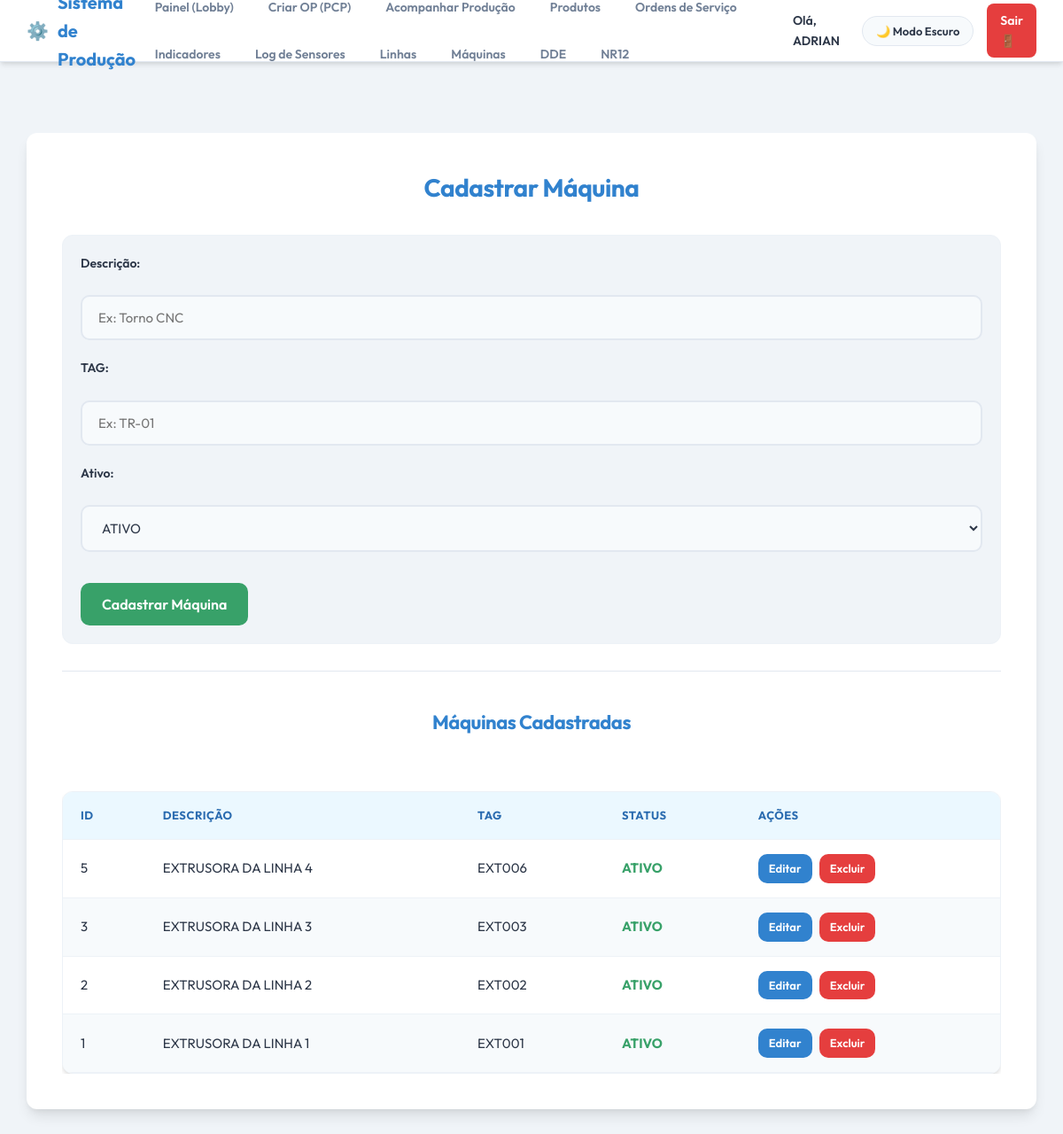
Screenshot of /pages/maquinas.php (signed in) with the database file from the repository.
### tables this page shows
CREATE TABLE `tab_maq` (
  `MAQ_ID` int NOT NULL AUTO_INCREMENT,
  `MAQ_DESC` varchar(100) NOT NULL,
  `MAQ_TAG` varchar(100) NOT NULL,
  `MAQ_ATIVO` varchar(100) NOT NULL,
  `MAQ_IMPACTO_PRODUCAO` tinyint DEFAULT '1',
  PRIMARY KEY (`MAQ_ID`),
  UNIQUE KEY `MAQ_TAG` (`MAQ_TAG`)
);

### controllers/MaquinaController.php (called while the page is built, shortened)
<?php
require_once dirname(__DIR__) . '/models/Maquina.php';
class MaquinaController {
    private $maquinaModel;
    public function __construct($conn) {
        $this->maquinaModel = new Maquina($conn);
    }
    public function getEditData() {
        return null;
    }
    public function getAllData() {
        return $this->maquinaModel->getAll();
    }
}
?>

### models/Maquina.php (called while the page is built, shortened)
<?php
class Maquina {
    private $conn;
    public function __construct($db) {
        $this->conn = $db;
    }
    public function getAll() {
        $result = $this->conn->query("SELECT * FROM TAB_MAQ ORDER BY MAQ_ID DESC");
        return $result->fetch_all(MYSQLI_ASSOC);
    }
}
?>

### pages/maquinas.php (the view, shortened to what this page needs)
<?php
include('../php/conexao.php');
require_once '../controllers/MaquinaController.php';
$controller = new MaquinaController($conn);
$controller->handleRequest();
$maqEdit = $controller->getEditData();
$todasMaquinas = $controller->getAllData();
?>
<!DOCTYPE html>
<html lang="pt-br">
<head>
    <link rel="stylesheet" href="../css/style.css">
</head>
<body>
<?php include_once dirname(__DIR__) . '/php/header.php'; ?>
    <div class="container">
        <h2><?php echo $maqEdit ? 'Editar Máquina' : 'Cadastrar Máquina'; ?></h2>
        <div class="form-section">
            <form method="POST">
                <label>Descrição:</label>
                <input type="text" name="MAQ_DESC" value="<?php echo $maqEdit ? htmlspecialchars($maqEdit['MAQ_DESC']) : ''; ?>" required placeholder="Ex: Torno CNC">
                <label>TAG:</label>
                <input type="text" name="MAQ_TAG" value="<?php echo $maqEdit ? htmlspecialchars($maqEdit['MAQ_TAG']) : ''; ?>" required placeholder="Ex: TR-01">
                <label>Ativo:</label>
                <select name="MAQ_ATIVO">
                    <option value="ATIVO" <?php if ($maqEdit && $maqEdit['MAQ_ATIVO'] == 'ATIVO') echo 'selected'; ?>>ATIVO</option>
                </select>
                <div style="margin-top: 15px;">
                    <button type="submit" class="btn btn-success"><?php echo $maqEdit ? 'Atualizar Máquina' : 'Cadastrar Máquina'; ?></button>
                </div>
            </form>
        </div>
        <hr>
        <h3 style="margin-top: 40px;">Máquinas Cadastradas</h3>
        <div class="table-responsive">
            <table>
                <thead>
                    <tr>
                        <th>ID</th>
                        <th>Descrição</th>
                        <th>TAG</th>
                        <th>Status</th>
                        <th>Ações</th>
                    </tr>
                </thead>
                <tbody>
                    <?php
                    foreach ($todasMaquinas as $row) { ?>
                        <tr>
                            <td><?php echo $row['MAQ_ID']; ?></td>
                            <td><?php echo htmlspecialchars($row['MAQ_DESC']); ?></td>
                            <td><?php echo htmlspecialchars($row['MAQ_TAG']); ?></td>
                            <td>
                                <?php if ($row['MAQ_ATIVO'] == 'ATIVO'): ?>
                                    <span style="color: var(--success-color); font-weight: bold;">ATIVO</span>
                                <?php else: ?>
                                    <span style="color: var(--danger-color); font-weight: bold;">INATIVO</span>
                                <?php endif; ?>
                            </td>
                            <td>
                                <a href="maquinas.php?editar=<?php echo $row['MAQ_ID']; ?>" class="btn" style="padding: 6px 12px; font-size: 13px;">Editar</a>
                                <a href="?excluir=<?php echo $row['MAQ_ID']; ?>" class="btn btn-danger" style="padding: 6px 12px; font-size: 13px; margin-left: 5px;" onclick="return confirm('Tem certeza que deseja excluir esta máquina?');">Excluir</a>
                            </td>
                        </tr>
                    <?php } ?>
                </tbody>
            </table>
        </div>
    </div>
</body>
</html>

### css/style.css (style rules this page uses)
:root { --bg-color: #f0f4f8; --container-bg: #ffffff; --text-color: #2d3748; --text-muted: #718096; --primary-color: #3182ce; --primary-hover: #2b6cb0; --accent-color: #38b2ac; --input-bg: #f7fafc; --input-border: #e2e8f0; --table-bg: #ffffff; --table-border: #edf2f7; --table-header-bg: #ebf8ff; --table-header-text: #2b6cb0; --table-row-even: #f7fafc; --table-row-odd: #ffffff; --danger-color: #e53e3e; --success-color: #38a169; --warning-color: #d69e2e; --shadow-sm: 0 1px 2px 0 rgba(0, 0, 0, 0.05); --shadow-md: 0 4px 6px -1px rgba(0, 0, 0, 0.1), 0 2px 4px -1px rgba(0, 0, 0, 0.06); --shadow-lg: 0 10px 15px -3px rgba(0, 0, 0, 0.1), 0 4px 6px -2px rgba(0, 0, 0, 0.05); --border-radius: 12px; }
* { box-sizing: border-box; margin: 0; padding: 0; }
body { font-family: 'Outfit', sans-serif; background-color: var(--bg-color); color: var(--text-color); line-height: 1.6; transition: background-color 0.3s ease, color 0.3s ease; padding-bottom: 60px; }
.container, .login-container, .form-container, .form-os { width: 95%; max-width: 1500px; margin: 60px auto; background: var(--container-bg); padding: 40px; border-radius: var(--border-radius); box-shadow: var(--shadow-lg); transition: background-color 0.3s ease, box-shadow 0.3s ease; position: relative; }
h2, h3 { text-align: center; color: var(--primary-color); font-weight: 700; margin-bottom: 30px; letter-spacing: -0.5px; }
h2 { font-size: 28px; }
h3 { font-size: 22px; }
form { display: flex; flex-direction: column; gap: 20px; }
.form-section { padding: 20px; background: var(--bg-color); border-radius: var(--border-radius); border: 1px solid var(--table-border); margin-bottom: 20px; }
label { font-weight: 600; font-size: 14px; color: var(--text-color); margin-bottom: 5px; display: block; }
input, select, textarea { padding: 14px 18px; border: 2px solid var(--input-border); background: var(--input-bg); color: var(--text-color); border-radius: 10px; font-size: 15px; font-family: 'Outfit', sans-serif; transition: all 0.3s ease; width: 100%; }
button, .btn { background: var(--primary-color); color: #ffffff; font-weight: 600; padding: 14px 24px; border: none; border-radius: 10px; cursor: pointer; font-size: 16px; font-family: 'Outfit', sans-serif; transition: all 0.3s ease; display: inline-block; text-align: center; text-decoration: none; white-space: nowrap; }
.btn-success, button[style*="background-color: #28a745"], button[style*="background:#28a745"] { background: var(--success-color) !important; }
.btn-danger, button[style*="background-color: #ff0000"] { background: var(--danger-color) !important; }
.table-responsive { overflow-x: auto; }
table { width: 100%; border-collapse: separate; border-spacing: 0; background-color: var(--table-bg); font-size: 15px; border-radius: var(--border-radius); overflow: hidden; box-shadow: var(--shadow-md); margin-top: 30px; border: 1px solid var(--table-border); }
th, td { padding: 16px 20px; text-align: left; border-bottom: 1px solid var(--table-border); white-space: nowrap; }
th { background-color: var(--table-header-bg); color: var(--table-header-text); font-weight: 700; text-transform: uppercase; font-size: 13px; letter-spacing: 0.5px; }
td { color: var(--text-color); }
tbody tr { transition: background-color 0.2s ease; }
tbody tr:nth-child(even) { background-color: var(--table-row-even); }
tbody tr:nth-child(odd) { background-color: var(--table-row-odd); }
hr { border: none; border-top: 1px solid var(--input-border); margin: 30px 0; }

### rows the page displays
tab_maq: MAQ_ID "5", MAQ_DESC "EXTRUSORA DA LINHA 4", MAQ_TAG "EXT006", MAQ_ATIVO "ATIVO"
tab_maq: MAQ_ID "3", MAQ_DESC "EXTRUSORA DA LINHA 3", MAQ_TAG "EXT003", MAQ_ATIVO "ATIVO"
tab_maq: MAQ_ID "2", MAQ_DESC "EXTRUSORA DA LINHA 2", MAQ_TAG "EXT002", MAQ_ATIVO "ATIVO"
tab_maq: MAQ_ID "1", MAQ_DESC "EXTRUSORA DA LINHA 1", MAQ_TAG "EXT001", MAQ_ATIVO "ATIVO"

### other values shown
$_SESSION['nome'] "ADRIAN"
